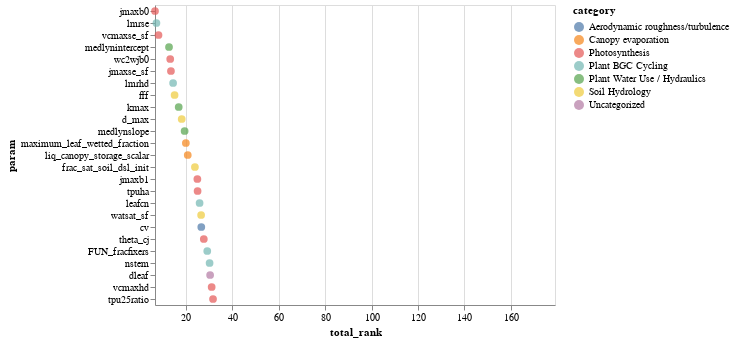

Source (notebook cell):
### Code cell
source=df
data_var='total_rank'
rangevals = alt.Chart(source).mark_circle(size=60,color='grey').encode(
    x=alt.X(data_var, scale=alt.Scale(domain=[np.nanmin(source[data_var]), np.nanmax(source[data_var])])),
    y=alt.Y('param',sort=alt.SortField(field=data_var, order='ascending')),
    color='category',
    tooltip=['param','category',data_var],
)

# A dropdown filter
category_dropdown = alt.binding_select(options=list(np.unique(categories)))
category_select = alt.selection_single(fields=['category'], bind=category_dropdown, name="Category")

rangevals.transform_window(
    rank='rank('+data_var+')',
    sort=[alt.SortField(data_var, order='ascending')]
).add_selection(
    category_select
).transform_filter(
    alt.datum.total_rank >0
).transform_filter(
    category_select
).transform_filter(
    (alt.datum.rank <= 40)
)

### Figure 1 — Vega-Lite specification as saved in the notebook (floating-point values rounded to 4 significant figures; data arrays with more than 128 entries replaced by an {"elided": "..."} marker saying what was removed)
{"$schema": "https://vega.github.io/schema/vega-lite/v3.4.0.json", "config": {"mark": {"tooltip": null}, "view": {"height": 300, "width": 400}}, "data": {"name": "data-9f38e85d3753a8e8e61fcbd3d188533d"}, "datasets": {"data-9f38e85d3753a8e8e61fcbd3d188533d": {"elided": "194 records"}}, "encoding": {"color": {"field": "category", "type": "nominal"}, "tooltip": [{"field": "param", "type": "nominal"}, {"field": "category", "type": "nominal"}, {"field": "total_rank", "type": "quantitative"}], "x": {"field": "total_rank", "scale": {"domain": [6.667, 179]}, "type": "quantitative"}, "y": {"field": "param", "sort": {"field": "total_rank", "order": "ascending"}, "type": "nominal"}}, "mark": {"color": "grey", "size": 60, "type": "circle"}, "selection": {"Category": {"bind": {"input": "select", "options": ["Aerodynamic roughness/turbulence", "Canopy evaporation", "Fire", "Optical properties", "Photosynthesis", "Plant BGC Cycling", "Plant Water Use / Hydraulics", "Snow", "Soil BGC Cycling", "Soil Hydrology", "Soil Thermal Properties", "Uncategorized"]}, "fields": ["category"], "type": "single"}}, "transform": [{"sort": [{"field": "total_rank", "order": "ascending"}], "window": [{"as": "rank", "field": "total_rank", "op": "rank"}]}, {"filter": "(datum.total_rank > 0)"}, {"filter": {"selection": "Category"}}, {"filter": "(datum.rank <= 40)"}]}
